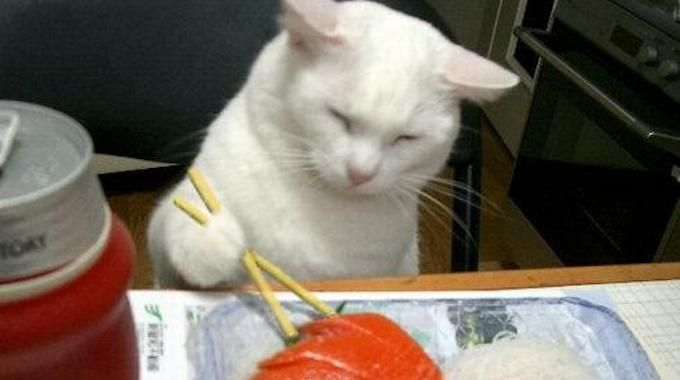
#> input picture chat_qui_mange_des_sushis.jpg, 680 x 380 px
$ python canny.py
#> lines starting #> are read from the running program, lines starting #| are printed output that depends on the picture
import numpy

from scipy import ndimage
from scipy.ndimage.filters import convolve

from matplotlib import pyplot
from matplotlib.pyplot import imread
from matplotlib.pyplot import imshow

import cv2

# reference : https://towardsdatascience.com/canny-edge-detection-step-by-step-in-python-computer-vision-b49c3a2d8123


def gaussian_kernel(size, sigma=1):
	size = int(size) // 2
	x, y = numpy.mgrid[-size: size + 1, -size: size + 1]
	normal = 1 / (2.0 * numpy.pi * sigma ** 2)
	g = numpy.exp(-((x**2 + y**2) / (2.0 * sigma**2))) * normal
	return g


def sobel_filters(img):
	Kx = numpy.array([[-1, 0, 1], [-2, 0, 2], [-1, 0, 1]], numpy.float32)
	Ky = numpy.array([[1, 2, 1], [0, 0, 0], [-1, -2, -1]], numpy.float32)

	Ix = ndimage.filters.convolve(img, Kx)
	Iy = ndimage.filters.convolve(img, Ky)

	G = numpy.hypot(Ix, Iy)
	G = G / G.max() * 255
	theta = numpy.arctan2(Iy, Ix)

	return (G, theta)


def non_max_suppression(img, D):
	M, N = img.shape
	Z = numpy.zeros((M, N), dtype=numpy.int32)
	angle = D * 180. / numpy.pi
	angle[angle < 0] += 180

	for i in range(1, M-1):
		for j in range(1, N-1):
			try:
				q = 255
				r = 255

			   # angle 0
				if (0 <= angle[i, j] < 22.5) or (157.5 <= angle[i, j] <= 180):
					q = img[i, j+1]
					r = img[i, j-1]
				# angle 45
				elif (22.5 <= angle[i, j] < 67.5):
					q = img[i+1, j-1]
					r = img[i-1, j+1]
				# angle 90
				elif (67.5 <= angle[i, j] < 112.5):
					q = img[i+1, j]
					r = img[i-1, j]
				# angle 135
				elif (112.5 <= angle[i, j] < 157.5):
					q = img[i-1, j-1]
					r = img[i+1, j+1]

				if (img[i, j] >= q) and (img[i, j] >= r):
					Z[i, j] = img[i, j]
				else:
					Z[i, j] = 0

			except IndexError as e:
				pass

	return Z


def threshold(img, lowThresholdRatio=0.05, highThresholdRatio=0.09):

	highThreshold = img.max() * highThresholdRatio
	lowThreshold = highThreshold * lowThresholdRatio

	M, N = img.shape
	res = numpy.zeros((M, N), dtype=numpy.int32)

	weak = numpy.int32(25)
	strong = numpy.int32(255)

	strong_i, strong_j = numpy.where(img >= highThreshold)
	zeros_i, zeros_j = numpy.where(img < lowThreshold)

	weak_i, weak_j = numpy.where(
		(img <= highThreshold) & (img >= lowThreshold))

	res[strong_i, strong_j] = strong
	res[weak_i, weak_j] = weak

	return (res, weak, strong)


def hysteresis(img, weak, strong=255):
	M, N = img.shape
	for i in range(1, M-1):
		for j in range(1, N-1):
			if (img[i, j] == weak):
				try:
					if ((img[i+1, j-1] == strong) or (img[i+1, j] == strong) or (img[i+1, j+1] == strong)
						or (img[i, j-1] == strong) or (img[i, j+1] == strong)
							or (img[i-1, j-1] == strong) or (img[i-1, j] == strong) or (img[i-1, j+1] == strong)):
						img[i, j] = strong
					else:
						img[i, j] = 0
				except IndexError as e:
					pass
	return img


def extract_rgb_color_channel(image_data, channel_index):
	shape = numpy.shape(image_data)
	result = numpy.zeros(shape)

	for x in range(shape[0]):
		for y in range(shape[1]):
			result[x][y][channel_index] = image_data[x][y][channel_index] / 255

	return result

def extract_cmy_color_channel(image_data, channel_index):
	shape = numpy.shape(image_data)
	result = numpy.zeros(shape)

	for x in range(shape[0]):
		for y in range(shape[1]):
			result[x][y][0] = 1
			result[x][y][1] = 1
			result[x][y][2] = 1

			result[x][y][channel_index] = (
				255 - image_data[x][y][channel_index]) / 255
	return result

def rgb_to_bw(rgb):
	r, g, b = rgb[:,:,0], rgb[:,:,1], rgb[:,:,2]
	gray = (0.2989 * r + 0.5870 * g + 0.1140 * b) / 255
	return gray

def plot_image_with_rgb_channels(image_path):
#> called with image_path = 'chat_qui_mange_des_sushis.jpg'
	image_data = imread(image_path)
#> image_data is the input picture: shape (380, 680, 3); mean R, G, B 117.7, 107.6, 96.2

	fig, axes = pyplot.subplots(2, 2)
	fig.suptitle("Red Green Blue")
	axes[0][0].set_title("Original")
	axes[0][0].imshow(image_data)
	axes[0][1].set_title("Red")
	axes[0][1].imshow(extract_rgb_color_channel(image_data, 0))
	axes[1][0].set_title("Green")
	axes[1][0].imshow(extract_rgb_color_channel(image_data, 1))
	axes[1][1].set_title("Blue")
	axes[1][1].imshow(extract_rgb_color_channel(image_data, 2))

	pyplot.show()


def plot_image_with_cmy_channels(image_path):
	image_data = imread(image_path)

	fig, axes = pyplot.subplots(2, 2)
	fig.suptitle("Cyan Magenta Yellow")
	axes[0][0].set_title("Original")
	axes[0][0].imshow(image_data)
	axes[0][1].set_title("Cyan")
	axes[0][1].imshow(extract_cmy_color_channel(image_data, 0))
	axes[1][0].set_title("Magenta")
	axes[1][0].imshow(extract_cmy_color_channel(image_data, 1))
#> call 2 of extract_cmy_color_channel, with channel_index = 1
#> after the loop in extract_cmy_color_channel (call 2), `for x in range(shape[0]):`:
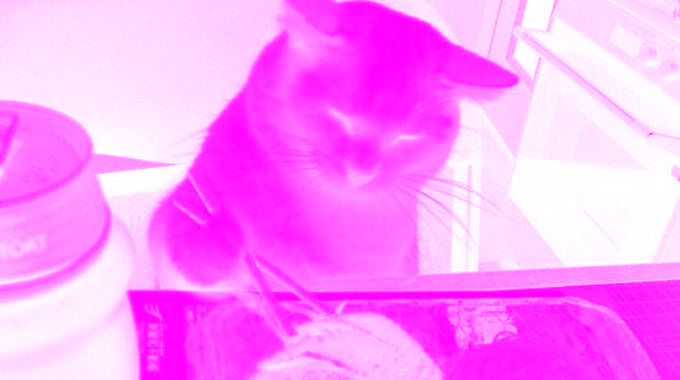
#> result: shape (380, 680, 3) float64; mean R, G, B 1, 0.578, 1
	axes[1][1].set_title("Yellow")
	axes[1][1].imshow(extract_cmy_color_channel(image_data, 2))
#> call 3 of extract_cmy_color_channel, with channel_index = 2
#> after the loop in extract_cmy_color_channel (call 3), `for x in range(shape[0]):`:
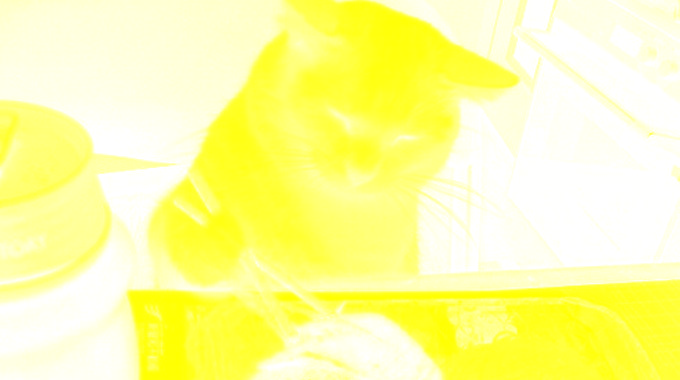
#> result: shape (380, 680, 3) float64; mean R, G, B 1, 1, 0.623

	pyplot.show()


def plot_image_black_and_white(image_path):
#> called with image_path = 'chat_qui_mange_des_sushis.jpg'
	image_data = imread(image_path)

	fig, axes = pyplot.subplots(2, 1)
	fig.suptitle("Black and white")
	axes[0].set_title("Original")
	axes[0].imshow(image_data)
	axes[1].set_title("Black and White")
	axes[1].imshow(rgb_to_bw(image_data), 'gray')

	pyplot.show()

def plot_canny_filter(image_path):
#> called with image_path = 'chat_qui_mange_des_sushis.jpg'
	image_data = imread(image_path)
	image_bw = rgb_to_bw(image_data)

	# appliquer un filtre gaussien sur l'image en noir et blanc afin d'éliminer le bruit
	smooth_kernel = gaussian_kernel(size=5, sigma=1.4)
	smooth_image = convolve(image_bw, smooth_kernel)

	# appliquer un filtre de sobel
	gradient, theta = sobel_filters(smooth_image)

	non_max_image = non_max_suppression(gradient, theta)
#> in non_max_suppression, `angle[angle < 0] += 180`:
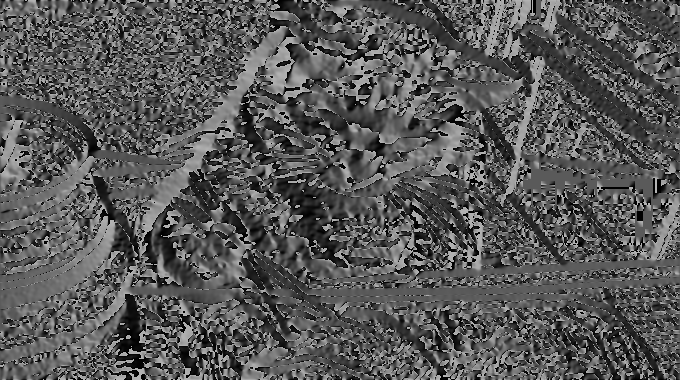
#> angle: shape (380, 680) float64; min 0, max 180, mean 87.8
#> after the loop in non_max_suppression, `for i in range(1, M-1):`:
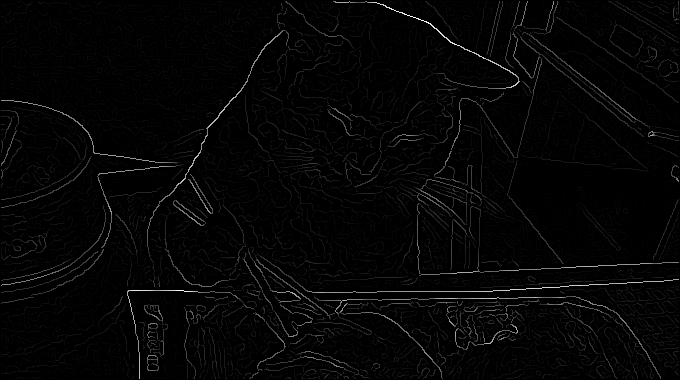
#> Z: shape (380, 680) int32; min 0, max 255, mean 5.3

	(threshold_image, weak, strong) = threshold(non_max_image)
#> in threshold, `highThreshold = img.max() * highThresholdRatio`: highThreshold = 22.95
#> in threshold, `lowThreshold = highThreshold * lowThresholdRatio`: lowThreshold = 1.15
#> in threshold, `strong_i, strong_j = numpy.where(img >= highThreshold)`: strong_i = 15674 values from 1 to 378; strong_j = 15674 values, max 678 at index 21, min 1 at index 2759, mean 372.4
#> weak = 25; strong = 255

	our_image_border = hysteresis(threshold_image, weak, strong)
#> after the loop in hysteresis, `for i in range(1, M-1):`:
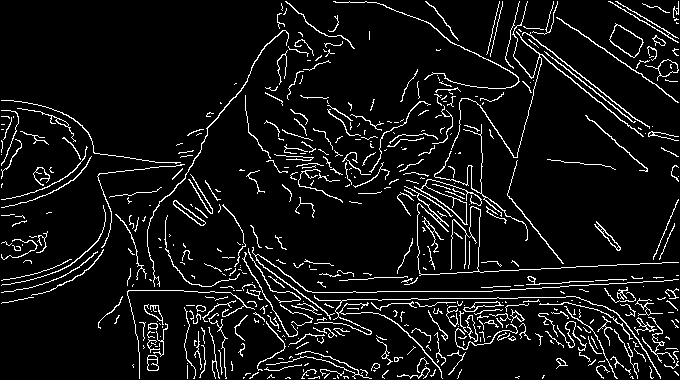
#> img: shape (380, 680) int32; 7.5% white in thin lines or dots

	opencv_image_border = cv2.Canny(image_data, 200, 100)
#> opencv_image_border: shape (380, 680); 3.3% white in thin lines or dots

	fig, axes = pyplot.subplots(3, 3)
	fig.suptitle("Steps of Canny filter")
	axes[0][0].set_title("Original BW Image")
	axes[0][0].imshow(image_bw, 'gray')
	axes[0][1].set_title("Noise Reduction")
	axes[0][1].imshow(smooth_image, 'gray')
	axes[0][2].set_title("Gradient Calculation")
	axes[0][2].imshow(gradient, 'gray')
	axes[1][0].set_title("Non-Maximum Suppression")
	axes[1][0].imshow(non_max_image, 'gray')
	axes[1][1].set_title("Double threshold")
	axes[1][1].imshow(threshold_image, 'gray')
	axes[1][2].set_title("Edge Tracking by Hysteresis")
	axes[1][2].imshow(our_image_border, 'gray')
	axes[2][0].set_title("Canny openCV")
	axes[2][0].imshow(opencv_image_border, 'gray')

	# 2 2 notre fft
	image_fft = numpy.fft.fft2(our_image_border)
	image_fft_shifted = numpy.fft.fftshift(image_fft)
	fft_magnitude_spectrum = 20 * numpy.log(numpy.abs(image_fft_shifted))
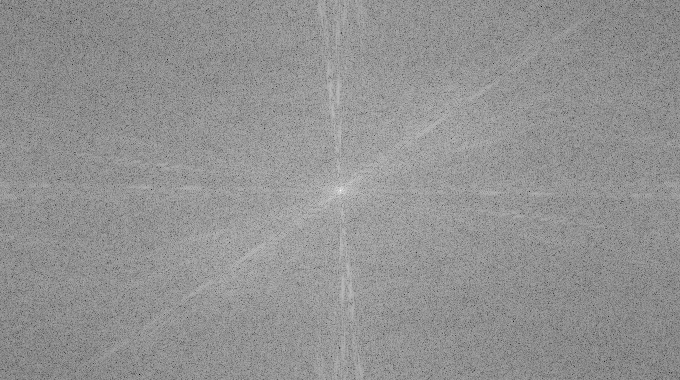
#> fft_magnitude_spectrum: shape (380, 680) float64; min 51.52, max 308.2, mean 199.2; drawn with min black and max white

	axes[2][2].set_title("FFT on Canny edge detector")
	axes[2][2].imshow(fft_magnitude_spectrum, 'gray')

	# 2 1 fft de l'image d'origine
	bw_fft = numpy.fft.fft2(image_bw)
	bw_fft_shifted = numpy.fft.fftshift(bw_fft)
	bw_magnitude_spectrum = 20 * numpy.log(numpy.abs(bw_fft_shifted))
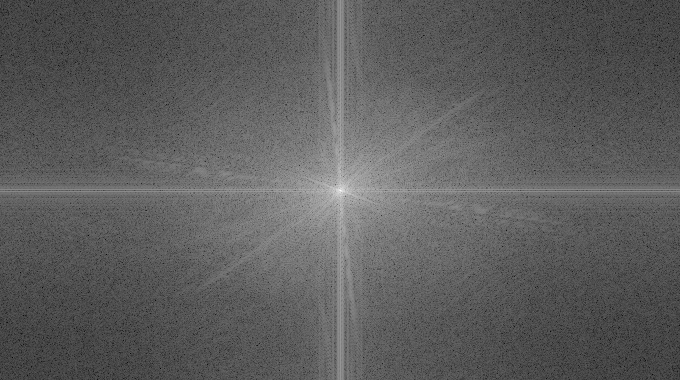
#> bw_magnitude_spectrum: shape (380, 680) float64; min -96.99, max 232.3, mean 23.4; drawn with min black and max white

	axes[2][1].set_title("FFT on Black and White image")
	axes[2][1].imshow(bw_magnitude_spectrum, 'gray')

	pyplot.show()


if __name__ == '__main__':
	image_path = "chat_qui_mange_des_sushis.jpg"

	plot_image_with_rgb_channels(image_path)
	plot_image_with_cmy_channels(image_path)
	plot_image_black_and_white(image_path)
	plot_canny_filter(image_path)
